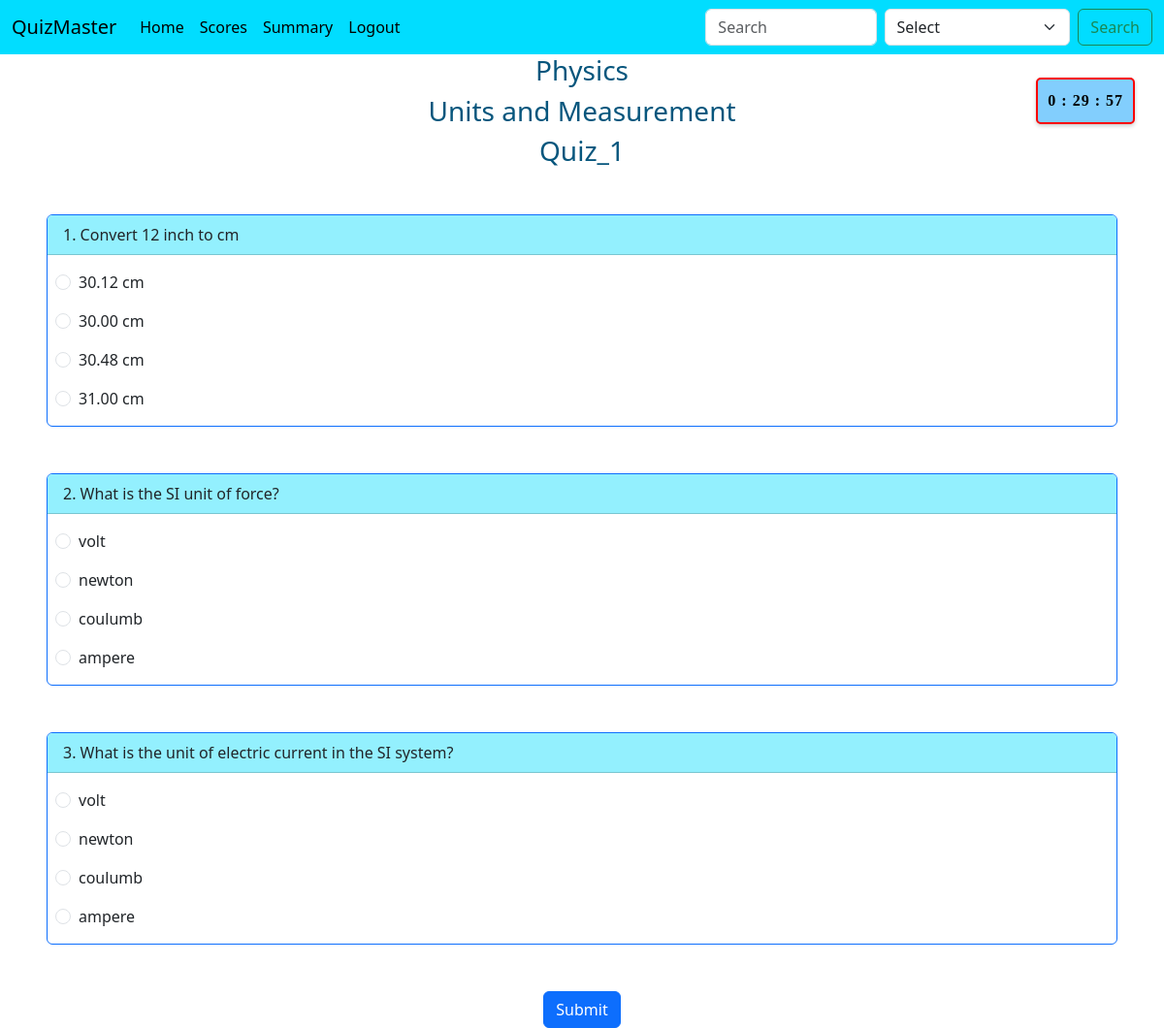
Page /attempt_quiz/3 (signed in) on the committed database.
### controllers/database.py (models this page shows)
class Subject(db.Model):
    id = db.Column(db.Integer, primary_key=True , autoincrement=True)
    name = db.Column(db.String(100), nullable=False)
    description = db.Column(db.Text, nullable=True)
    chapters = db.relationship('Chapter', backref='subject', lazy=True, cascade="all, delete-orphan")

class Chapter(db.Model):
    id = db.Column(db.Integer, primary_key=True, autoincrement=True)
    name = db.Column(db.String(100), nullable=False)
    subject_id = db.Column(db.Integer, db.ForeignKey('subject.id'), nullable=False)
    description = db.Column(db.Text, nullable=True)
    quizzes = db.relationship('Quiz', backref='chapter', lazy=True, cascade="all, delete-orphan")

class Quiz(db.Model):
    id = db.Column(db.Integer, primary_key=True, autoincrement=True)
    name = db.Column(db.String(100), nullable=False)
    chapter_id = db.Column(db.Integer, db.ForeignKey('chapter.id'), nullable=False)
    date_of_quiz = db.Column(db.Date , nullable=False)
    duration = db.Column(db.Integer, nullable=False)
    remarks = db.Column(db.Text, nullable=True)
    questions = db.relationship('Question', backref='quiz', lazy=True, cascade="all, delete-orphan")
    results = db.relationship('Result', backref='quiz', lazy=True, cascade="all, delete-orphan")

class Question(db.Model):
    __tablename__ = 'questions'
    id = db.Column(db.Integer, primary_key=True)
    quiz_id = db.Column(db.Integer, db.ForeignKey('quiz.id'), nullable=False)
    question_title = db.Column(db.String(50),nullable = False)
    question_statement = db.Column(db.Text, nullable=False)
    option1 = db.Column(db.String(100), nullable=False)
    option2 = db.Column(db.String(100), nullable=False)
    option3 = db.Column(db.String(100), nullable=False)
    option4 = db.Column(db.String(100), nullable=False)
    correct_option = db.Column(db.String(100), nullable=False)
    user_answers = db.relationship('UserAnswers', backref='question', lazy=True, cascade="all, delete-orphan")

### controllers/routes.py (the view, shortened to what this page needs)
@app.route("/attempt_quiz/<int:quiz_id>" , methods = ["GET","POST"])
def attempt_quiz(quiz_id):
    if session.get('user_role', None) == 'user':
        quiz = Quiz.query.filter_by(id = quiz_id).first()
        if not quiz:
            flash("Quiz not found")
            return redirect(url_for("home"))
        questions = Question.query.filter_by(quiz_id = quiz_id).all()
        if not questions:
            flash("No questions found")
            return redirect(url_for("home"))
        if request.method == "GET":
            if datetime.now().date() == quiz.date_of_quiz:
                if 'target_time' not in session:
                    target_time = datetime.now() + timedelta(minutes = quiz.duration)
                    session["target_time"] = target_time.isoformat()
                targettime = session["target_time"]
                return render_template("attempt_quiz.html",quiz = quiz, questions = questions, target_time = targettime)
            elif datetime.now().date() < quiz.date_of_quiz:
                flash("Quiz has not started yet")
                return redirect(url_for("home"))
            else:
                flash("Quiz has already ended")
                return redirect(url_for("home"))
    else:
        flash("You are not authorized to access this page")
        return redirect(url_for("home"))

### templates/attempt_quiz.html (shortened to what this page needs)
{% extends 'base.html' %}
{% block body %}
<h3 class="text-center" style="color: #07567d;">{{quiz.chapter.subject.name}}</h3>
<h3 class="text-center" style="color: #07567d;">{{quiz.chapter.name}}</h3>
<h3 class="text-center" style="color: #07567d;">{{quiz.name}}</h3>
<div class="timer" id="timer" style="text-align: center; font-size: 1rem; color: #000000;position: fixed; top: 80px; right: 30px; z-index: 1000; background-color: #82cefd; padding: 10px; border-radius: 5px; border: 2px solid #f90303; box-shadow: 0 2px 4px rgba(0, 0, 0, 0.2); font-weight: bold; font-family: 'Times New Roman', Times, serif;  letter-spacing: 1px; text-transform: uppercase; "></div>
<div>
    <form method="POST" action="{{url_for('attempt_quiz', quiz_id = quiz.id)}}">
        {% for que in questions %}
            <div class="card border-primary m-5">
                <div class="card-header" style="background-color: #93f0fe;">
                    {{loop.index}}. {{que.question_statement}}
                </div>
                <div class="form-check m-2 mt-3">
                    <input class="form-check-input" type="radio" name="{{que.id}}" id="flexRadioDefault1" value="{{que.option1}}">
                    <label class="form-check-label" for="flexRadioDefault1">{{que.option1}}</label>
                </div>
                <div class="form-check m-2" >
                    <input class="form-check-input" type="radio" name="{{que.id}}" id="flexRadioDefault1" value = "{{que.option2}}">
                    <label class="form-check-label" for="flexRadioDefault1">{{que.option2}}</label>
                </div>
                <div class="form-check m-2">
                    <input class="form-check-input" type="radio" name="{{que.id}}" id="flexRadioDefault1" value="{{que.option3}}">
                    <label class="form-check-label" for="flexRadioDefault1">{{que.option3}}</label>
                </div>
                <div class="form-check m-2 mb-3">
                    <input class="form-check-input" type="radio" name="{{que.id}}" id="flexRadioDefault1" value="{{que.option4}}">
                    <label class="form-check-label" for="flexRadioDefault1">{{que.option4}}</label>
                </div>
            </div>
        {% endfor %}
        <div class="d-flex justify-content-center">
            <button type="submit" class="btn btn-primary">Submit</button>
        </div>
    </form>
</div>
{% endblock body %}

### rows in the picture
Subject: chapter.subject.name "Physics"
Chapter: chapter.name "Units and Measurement"
Quiz: name "Quiz_1"
Question: question_statement "Convert 12 inch to cm", option1 "30.12 cm", option2 "30.00 cm", option3 "30.48 cm", option4 "31.00 cm"
Question: question_statement "What is the SI unit of force?", option1 "volt", option2 "newton", option3 "coulumb", option4 "ampere"
Question: question_statement "What is the unit of electric current in the SI system?", option1 "volt", option2 "newton", option3 "coulumb", option4 "ampere"
